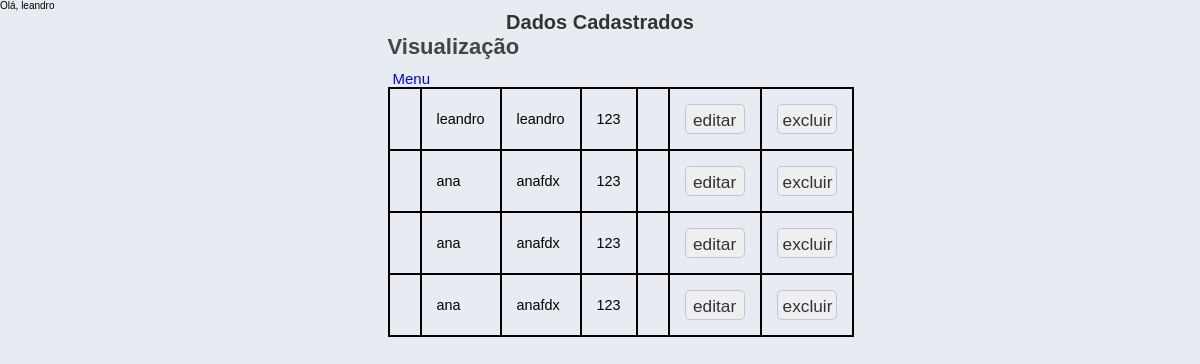
Screenshot of /visualizar.php (signed in) with the database file from the repository.
### tables this page shows
CREATE TABLE `usuarios` (
  `usu_id` int(11) NOT NULL,
  `nome` varchar(255) DEFAULT NULL,
  `usuario` varchar(255) DEFAULT NULL,
  `senha` varchar(255) DEFAULT NULL,
  `tipo` int(11) DEFAULT NULL
);

### visualizar.php (the view, shortened to what this page needs)
<?php
echo "Olá, " . $_SESSION['usuarioNome'];
?>
<!DOCTYPE HTML>
<html lang="pt-br">
	<head>
		<link rel="stylesheet" href="styles/comum.css" media="screen" />
		<link rel="stylesheet" href="styles/estrutura.css" media="screen" />
	</head>
	<body>
		<div class="cadastro">
			<h1>Dados Cadastrados</h1>
			<h2>Visualização</h2>
            <a href="index.php">Menu</a>
                <?php
                $conexao = @mysql_connect("localhost", "root", "");
                if ($conexao) {
                    $resultado = mysql_query("SELECT * FROM usuarios", $conexao);
                    echo "<table border='1'>";
                    while ($linha = mysql_fetch_array($resultado)) {
                        echo "<tr>";
                        echo "<td>" . $linha["id"] . "</td>";
                        echo "<td>" . $linha["nome"] . "</td>";
                        echo "<td>" . $linha["usuario"] . "</td>";
                        echo "<td>" . $linha["senha"] . "</td>";
                        echo "<td>" . $linha["nivel"] . "</td>";
                         echo "<td>
                         <form action='alterar.php'  method='post'>
                         <input type='submit' class='editar' value='editar' target='_blank'/>
                         <input type='hidden' name='acao' value='editarUsuario' />
                         <input type='hidden' name='id' value='{$linha['id']}' />
                         <input type='hidden' name='nome' value='{$linha['nome']}' />
                         <input type='hidden' name='sobrenome' value='{$linha['usuario']}' />
                         <input type='hidden' name='email' value='{$linha['senha']}' />
                         <input type='hidden' name='senha' value='{$linha['nivel']}' />
                         </form>
                          </td>";
                        echo "<td>
                        <form action='php/functions.php'  method='post'>
                        <input type='hidden' name='acao' value='excluirUsuario' />
                         <input type='submit' class='excluir' value='excluir' />
                         <input type='hidden' name='id' value='{$linha['id']}' />
                         </form>
                         </td>";
                        echo "</tr>";
                    }
                    echo "</table>";
                } else {
                    echo "Não foi possivel conectar ao servidor de dados";
                }
                ?>
		</div>
	</body>
</html>

### styles/comum.css (style rules this page uses)
* { margin: 0; padding: 0; border: none; text-decoration: none; font-family: inherit; font-size: 100%; }
a { outline: none; }
table { border-collapse: collapse; border-spacing: 0; }
body { font-size: 62.5%; font-family: arial, helvetica, sans-serif; color: #; }

### styles/estrutura.css (style rules this page uses)
html { background: #E7EBF2; }
a { color: blue; padding: 5px; font-size: 1.5em; }
.cadastro { width: 425px; height: auto; display: block; margin: 0 auto; }
h1 { color: #333; font-size: 2.0em; text-align: center; }
h2 { color: #444; font-size: 2.2em; margin-bottom: 10px; }
form { width: auto; height: auto; }
input, select { width: 180px; height: auto; font-size: 1.8em; float: left; padding: 8px 10px; margin-bottom: 10px; border-radius: 5px; border: 1px solid #BDC7D8; }
input[type="reset"], input[type="submit"] { width: 150px; height: auto; float: left; color: #333; cursor: pointer; margin-right: 30px; }
tr, td { border: 2px solid #000; padding: 15px 15px; font-size: 1.2em; }
input[class="editar"], input[class="excluir"] { width: 60px; height: 30px; font-size: 1.2em; margin: 0; padding: 5px 5px; }

### rows the page displays
usuarios: nome "leandro", usuario "leandro", senha "123"
usuarios: nome "ana", usuario "anafdx", senha "123"
usuarios: nome "ana", usuario "anafdx", senha "123"
usuarios: nome "ana", usuario "anafdx", senha "123"

### other values shown
$_SESSION['usuarioNome'] "leandro"
